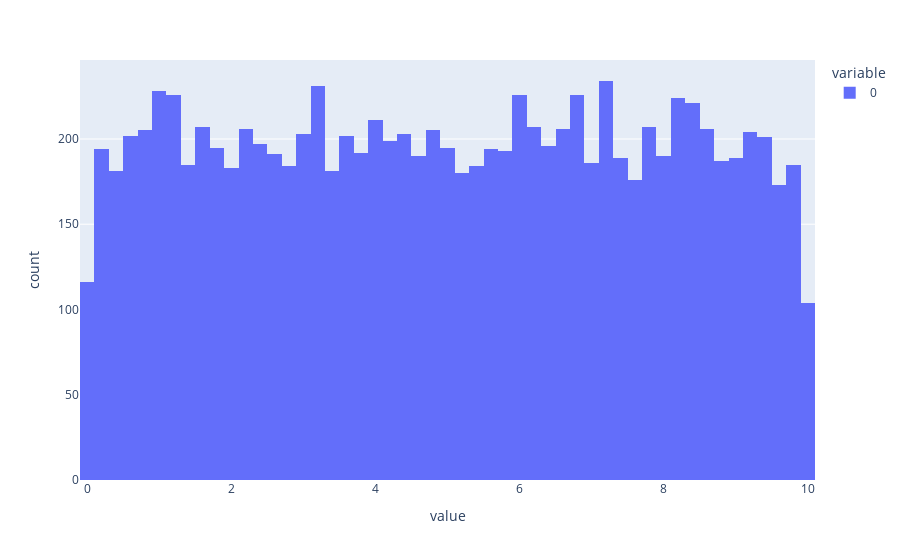

Notebook code for this chart:
### Code cell
import plotly.express as px

px.histogram(uniform_values)

### Figure 1 — Plotly figure (JSON) as saved in the notebook; plotly's stock layout.template omitted (floating-point values rounded to 4 significant figures; data arrays with more than 128 entries replaced by an {"elided": "..."} marker saying what was removed)
{"data": [{"alignmentgroup": "True", "bingroup": "x", "hovertemplate": "variable=0<br>value=%{x}<br>count=%{y}<extra></extra>", "legendgroup": "0", "marker": {"color": "#636efa", "pattern": {"shape": ""}}, "name": "0", "offsetgroup": "0", "orientation": "v", "showlegend": true, "type": "histogram", "x": {"elided": "10000 float values"}, "xaxis": "x", "yaxis": "y"}], "layout": {"barmode": "relative", "legend": {"title": {"text": "variable"}, "tracegroupgap": 0}, "margin": {"t": 60}, "xaxis": {"anchor": "y", "domain": [0, 1], "title": {"text": "value"}}, "yaxis": {"anchor": "x", "domain": [0, 1], "title": {"text": "count"}}}}
